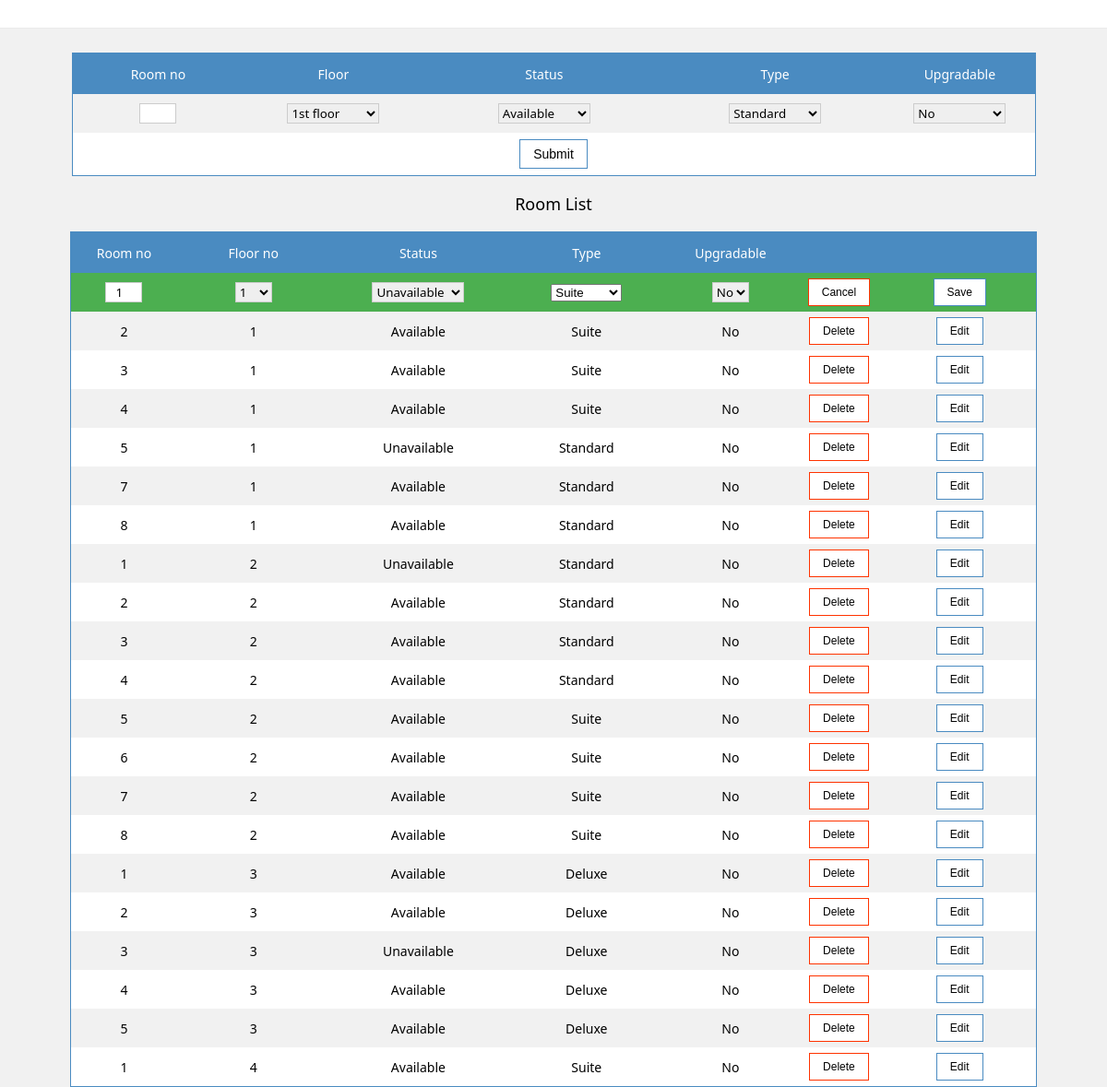
The app's page /room.php?ed=866 with its own data.
### tables this page shows
CREATE TABLE `room_info` (
  `room_id` int(11) NOT NULL,
  `room_no` int(11) DEFAULT NULL,
  `floor_no` int(11) DEFAULT NULL,
  `status` tinyint(1) DEFAULT NULL,
  `type` int(11) DEFAULT NULL,
  `upgradable` tinyint(1) DEFAULT NULL,
  `c_room_no` int(11) DEFAULT NULL,
  `rate` int(11) DEFAULT NULL,
  `delete_status` int(11) NOT NULL DEFAULT '0'
);

CREATE TABLE `room_type` (
  `type_id` int(11) NOT NULL,
  `type_name` varchar(20) DEFAULT NULL,
  `rate` int(11) NOT NULL
);

### room.php (the view, shortened to what this page needs)
<?php
    $conn=mysqli_connect("localhost","root","");
    $db=mysqli_select_db($conn,"hotel_db");
    function show_floor_info_combo($conn,$db,$selected)
    {
        $query="select * from floor_info where floor_status=1";
        $result2=mysqli_query($conn,$query);
        while($data=mysqli_fetch_assoc($result2))
        {
           if($selected==-1)
           {
                echo "<option value=$data[floor_no]>$data[floor_name]</option>";
           }
           else
           {
               if ($selected==$data['floor_no'])
                    echo "<option value=$data[floor_no] selected >$data[floor_no]</option>";
                else
                    echo "<option value=$data[floor_no]>$data[floor_no]</option>";
            }
         }
    }
   function show_type_combo($conn,$db,$selected)
   {
        $query="select * from room_type";
        $result3=mysqli_query($conn,$query);
        while($data=mysqli_fetch_assoc($result3))
        {
               if ($selected==$data['type_id'])
                      echo "<option value= $data[type_id] selected>$data[type_name]</option>";
               else
                      echo "<option value= $data[type_id]>$data[type_name]</option>";
        }
    }
?>
<html>
<head>
</head>
<body bgcolor="#f1f1f1">
<div class="navigation">
</div>
<br/>
<br/><br/>
    <center>
        <form name="f1" method="POST">
             <table width="1045" cellpadding="0"   cellspacing="0"  >
                  <tr bgcolor="#4a8bc1">
                      <td width="174" height="44"><p class="header">Room no</p></td>
                      <td width="182"><p class="header">Floor</p></td>
                      <td width="246"><p class="header">Status</p></td>
                          <td width="223">
              <p class="header">  Type</p>
                </td>
                 <td width="152">
               <p class="header"> Upgradable</p>
                </td>
                </tr>
                <tr  bgcolor='#f1f1f1'>
                      <td height="42" align="center"> <input type="text" name="room_no" size="10" REQUIRED class="txt22"></td>
                       <td><select name="floor_no" default="1" class="cmb">
                       <?php
                          show_floor_info_combo($conn,$db,-1)
                        ?>
                    </select></td>
                    <td align="center"><select name="status"  class="cmb">
                        <option value=1 selected>Available</option>
                    </select></td>
                <td align="center">
                <select name="type"  class="cmb">
                  <?php
                   show_type_combo($conn,$db,-1);
                  ?>
                </select>
                </td>
                <td align="center">
                <select name="upgradable"  class="cmb">
                    <option value=0>No</option>
                    </select>
                </td>
            </tr>
            <tr >
                <td height="46" align="center" colspan="7"><input type="submit" name="submit" class="button"></td>
                </tr>
        </table>
     </form>
    <p class="main"> Room List</p>
    <table  width="1048" cellspacing="0">
        <tr bgcolor="#4a8bc1">
        <td width="107" height="44" align="center"><p class="header">Room no</p></td>
        <td  width="155" align="center"><p class="header">Floor no</p></td>
        <td  width="180" align="center"><p class="header">Status</p></td>
        <td  width="162" align="center"><p class="header">Type</p></td>
        <td width="130" align="center"><p class="header">Upgradable</p></td>
          <td  width="89"></td>
        <td width="50"></td>
        </tr>
        <?php
                $i=0;
				 $query2="select * from room_info,room_type where type=type_id order by c_room_no";
                 $result1=mysqli_query($conn,$query2);
                 while($data=mysqli_fetch_assoc($result1))
                 {
					 if(isset($_GET['ed']) && $_GET['ed']==$data['room_id'] )
					 {
						echo"<tr bgcolor='#4CAF50' >";
					}
                        else
						{
							if($i%2==1)
						{
							echo"<tr bgcolor='#f1f1f1' id='$i' onMouseOver='highlight($i)' onMouseOut='remove_highlight($i)' onDblClick=edit('$data[room_id]')>";
						}
						else
						{
							echo"<tr bgcolor='white' id='$i' onMouseOver='highlight($i)' onMouseOut='remove_highlight($i)'  onDblClick=edit('$data[room_id]')>";
							}
						}
							$i++;
                       if(isset($_GET['ed']) && $_GET['ed']==$data['room_id'] )
                       {
                           ?>
                           <form method='POST'>
                            <td height="42" align="center"><input type='hidden' name='room_id_e' value='<?php echo $data['room_id'];?>'>
                            <input type='text' name='room_no_e' value='<?php echo $data['room_no'];?>' size='4' class="txt22" REQUIRED></td>
                            <td align="center"><select name='floor_e' value=1  class="cmb2">
                           <?php
                            show_floor_info_combo($conn,$db,$data['floor_no']);
                            ?>
                           </select>
                           </td>
                            <?php
                            $two='';
                            if($data['status']==0)
                                $zero='selected';
                                else if($data['status']==1)
                                $one='selected';
                                else
                                $two='selected';
                                ?>
                            <td align="center"><select name='status_e'  class="cmb">
                            <option value=2 <?php echo $two;?>>Unavailable</option>
                            </select>
                           <td align="center"><select name='type_e'>
                               <?php
                            show_type_combo($conn,$db,$data['type']);?>
                           </select>
                           </td>
                           <?php
                            $no='';
                            if($data['upgradable']==0)
                                $no='selected';
                               else
                               $yes='selected';
                               ?>
                            <td align="center"><select name='upgradable_e'  class="cmb2">
                    <option value=0 <?php echo $no; ?>>No</option>
                    </select></td>
                            <td align="center"><a href='room.php?'><input type='button'  value='Cancel' class="button_r"></a></td>
                            <td align="center"><input type='submit' name='submit_e' value='Save' class="button_g"></td>
                           </form>
                    <?php }
                    else
                    {
                        ?>
                       <td height="42" align="center"><?php echo $data['room_no'];?></td>
                       <td align="center"><?php echo $data['floor_no'];?></td>
                       <?php
                        if($data['status']==0)
                            $st='Booked';
                            else if($data['status']==1)
                                $st='Available';
                                else
                                    $st='Unavailable';
                            ?>
                       <td align="center"><?php echo $st; ?></td>
                       <td align="center"><?php echo $data['type_name']; ?></td>
                       <?php
                        if($data['upgradable']==1)
						{
                            ?> <td align="center">Yes</td>
                            <?php }
                        else
						{
						?>
                         <td align="center">No</td>
                         <?php
						 }
                        ?>
                       <td align="center"><a href='room.php?uid=<?php echo $data['room_id']?>'><input type="button" class="button_r" value="Delete"></a></td>
                       <td width="155" align="center"><a href='room.php?ed=<?php echo $data['room_id']?>'><input type="button" class="button_g" value="Edit"> </a></td>
                    <?php } ?>
                    </tr>
             <?php } ?>
      </table>
     </center>
</body>
</html>

### room.php (style rules this page uses)
.txt22 { outline:none; border: 1.5px solid #ccc; padding:10px 10px; width:40px; height:20px; transition:.5s; font-family:'Segoe UI'; transition: .5s; display:block; }
.cmb { outline:none; border: 1.5px solid #ccc; //padding:10px 10px; width:100px; //height:20px; transition:.5s; font-family:'Segoe UI'; transition: .5s; }
.cmb2 { outline:none; border: 1.5px solid #ccc; //padding:10px 10px; width:40px; //height:20px; transition:.5s; font-family:'Segoe UI'; transition: .5s; }
body { font-family:'Segoe UI'; font-size:14px; }
table { border: 1.5px solid #4a8bc1; font-size: 14px; background-color: white; text-align: center; }
.header { font-weight:200; color:white; }
.button { border: 1.5px solid #4a8bc1; background-color:white; font-size:14px; padding:7px 14px; transition: .5s; }
.button_r { border: 1.5px solid #F30; background-color:white; font-size:12px; padding:7px 14px; transition: .5s; }
.button_g { border: 1.5px solid #4a8bc1; background-color:white; font-size:12px; padding:7px 14px; transition: .5s; }
a { text-decoration:none; }
.main { font-size:18px; }
.navigation { width:1800px; height:30px; position:fixed; background-color:white; box-shadow: 0.2px 0.2px 0.5px #000000; }
body { margin:0; }

### records on screen
room_info: room_no_e "1"
room_info: room_no "2", floor_no "1", status "Available", room_type.type_name "Suite", shows "No"
room_info: room_no "3", floor_no "1", status "Available", room_type.type_name "Suite", shows "No"
room_info: room_no "4", floor_no "1", status "Available", room_type.type_name "Suite", shows "No"
room_info: room_no "5", floor_no "1", status "Unavailable", room_type.type_name "Standard", shows "No"
room_info: room_no "7", floor_no "1", status "Available", room_type.type_name "Standard", shows "No"
room_info: room_no "8", floor_no "1", status "Available", room_type.type_name "Standard", shows "No"
room_info: room_no "1", floor_no "2", status "Unavailable", room_type.type_name "Standard", shows "No"
room_info: room_no "2", floor_no "2", status "Available", room_type.type_name "Standard", shows "No"
room_info: room_no "3", floor_no "2", status "Available", room_type.type_name "Standard", shows "No"
room_info: room_no "4", floor_no "2", status "Available", room_type.type_name "Standard", shows "No"
room_info: room_no "5", floor_no "2", status "Available", room_type.type_name "Suite", shows "No"
room_info: room_no "6", floor_no "2", status "Available", room_type.type_name "Suite", shows "No"
room_info: room_no "7", floor_no "2", status "Available", room_type.type_name "Suite", shows "No"
room_info: room_no "8", floor_no "2", status "Available", room_type.type_name "Suite", shows "No"
room_info: room_no "1", floor_no "3", status "Available", room_type.type_name "Deluxe", shows "No"
room_info: room_no "2", floor_no "3", status "Available", room_type.type_name "Deluxe", shows "No"
room_info: room_no "3", floor_no "3", status "Unavailable", room_type.type_name "Deluxe", shows "No"
room_info: room_no "4", floor_no "3", status "Available", room_type.type_name "Deluxe", shows "No"
room_info: room_no "5", floor_no "3", status "Available", room_type.type_name "Deluxe", shows "No"
room_info: room_no "1", floor_no "4", status "Available", room_type.type_name "Suite", shows "No"

### other values on screen
form field floor_no "1st floor"
form field type "Standard"
form field floor_e "1"
form field type_e "Suite"
